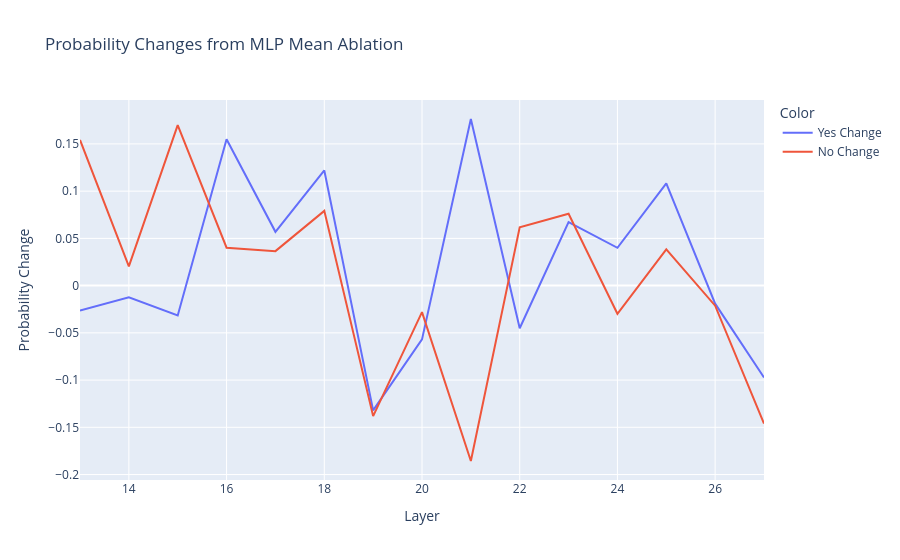
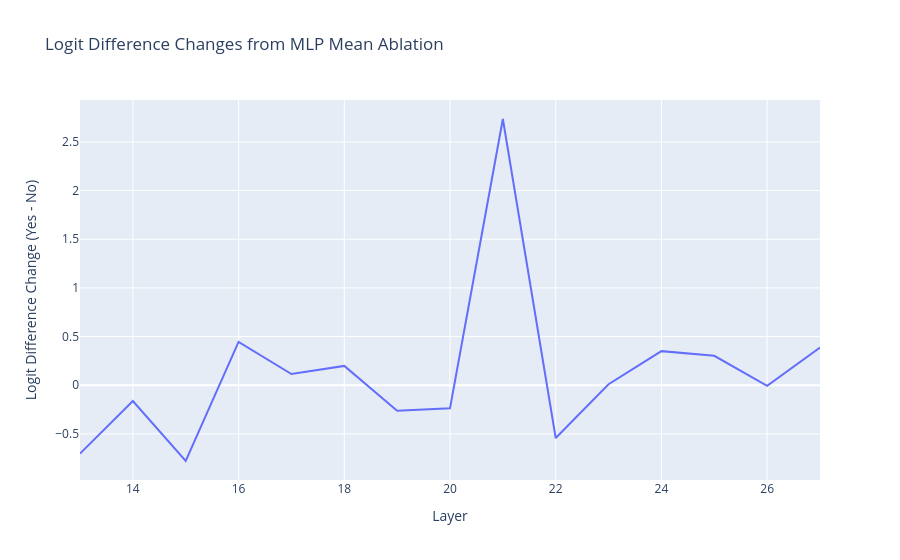

These figures' notebook cell, in order:
### Code cell
import torch
import numpy as np
from transformer_lens import HookedTransformer
from neel_plotly import *


tokens = model.to_tokens(prompt)

# Get baseline (clean) run
clean_logits, clean_cache = model.run_with_cache(tokens)
yes_token = model.to_single_token("Yes")
no_token = model.to_single_token("No")

# Get baseline probabilities
clean_probs = torch.softmax(clean_logits[0, -1, :], dim=-1)
baseline_yes_prob = clean_probs[yes_token].item()
baseline_no_prob = clean_probs[no_token].item()
baseline_logit_diff = (clean_logits[0, -1, yes_token] - clean_logits[0, -1, no_token]).item()

print(f"Baseline - Yes: {baseline_yes_prob:.3f}, No: {baseline_no_prob:.3f}")
print(f"Baseline logit difference (Yes - No): {baseline_logit_diff:.3f}")

# Function to create mean ablation hook for a specific MLP layer
def create_mlp_ablation_hook(layer_idx, clean_cache):
    """Creates a hook that replaces MLP output with its mean across sequence positions"""
    def ablation_hook(mlp_out, hook):
        # mlp_out shape: [batch, seq_len, d_model]
        # Replace with mean across sequence dimension
        mean_activation = clean_cache[f"blocks.{layer_idx}.mlp.hook_post"].mean(dim=1, keepdim=True)
        # Broadcast to all sequence positions
        mlp_out[:] = mean_activation
        return mlp_out
    return ablation_hook

# Test ablation of individual MLP layers
n_layers = model.cfg.n_layers
layer_results = []
layers_to_test = range(max(0, n_layers-15), n_layers)  # Test last 15 layers

print(f"\nTesting ablation of MLP layers {min(layers_to_test)} to {max(layers_to_test)}:")
print("-" * 60)

for layer_idx in layers_to_test:
    # Create the ablation hook
    hook_fn = create_mlp_ablation_hook(layer_idx, clean_cache)
    
    # Run with ablation
    with model.hooks(fwd_hooks=[(f"blocks.{layer_idx}.mlp.hook_post", hook_fn)]):
        ablated_logits = model(tokens)
    
    # Calculate results
    ablated_probs = torch.softmax(ablated_logits[0, -1, :], dim=-1)
    ablated_yes_prob = ablated_probs[yes_token].item()
    ablated_no_prob = ablated_probs[no_token].item()
    ablated_logit_diff = (ablated_logits[0, -1, yes_token] - ablated_logits[0, -1, no_token]).item()
    
    # Calculate changes
    yes_prob_change = ablated_yes_prob - baseline_yes_prob
    no_prob_change = ablated_no_prob - baseline_no_prob
    logit_diff_change = ablated_logit_diff - baseline_logit_diff
    
    layer_results.append({
        'layer': layer_idx,
        'yes_prob_change': yes_prob_change,
        'no_prob_change': no_prob_change,
        'logit_diff_change': logit_diff_change,
        'ablated_yes_prob': ablated_yes_prob,
        'ablated_no_prob': ablated_no_prob
    })
    
    print(f"Layer {layer_idx:2d}: Yes Δ={yes_prob_change:+.3f}, No Δ={no_prob_change:+.3f}, "
          f"LogitDiff Δ={logit_diff_change:+.3f}")

# Convert to arrays for plotting
layers = [r['layer'] for r in layer_results]
yes_changes = [r['yes_prob_change'] for r in layer_results]
no_changes = [r['no_prob_change'] for r in layer_results]
logit_diff_changes = [r['logit_diff_change'] for r in layer_results]

# Plot probability changes
prob_changes = np.array([yes_changes, no_changes])
line(
    prob_changes,
    x=layers,
    title="Probability Changes from MLP Mean Ablation",
    xaxis="Layer",
    yaxis="Probability Change",
    line_labels=["Yes Change", "No Change"]
)

# Plot logit difference changes
line(
    logit_diff_changes,
    x=layers,
    title="Logit Difference Changes from MLP Mean Ablation",
    xaxis="Layer", 
    yaxis="Logit Difference Change (Yes - No)",
    line_labels=["Logit Diff Change"]
)

# Find most important layers
most_impactful = sorted(layer_results, key=lambda x: abs(x['logit_diff_change']), reverse=True)
print(f"\nMost impactful MLP layers (by absolute logit difference change):")
print("-" * 60)
for i, result in enumerate(most_impactful[:5]):
    print(f"{i+1}. Layer {result['layer']}: Logit diff change = {result['logit_diff_change']:+.3f}")
    print(f"   Final probs after ablation - Yes: {result['ablated_yes_prob']:.3f}, No: {result['ablated_no_prob']:.3f}")

# Test multiple layer ablation for the most impactful layers
#print(f"\nTesting simultaneous ablation of top 1 most impactful layer:")
top_3_layers = [r['layer'] for r in most_impactful[:1]]
print(f"Ablating layer: {top_3_layers}")

# Create multiple hooks
hooks = []
for layer_idx in top_3_layers:
    hook_fn = create_mlp_ablation_hook(layer_idx, clean_cache)
    hooks.append((f"blocks.{layer_idx}.mlp.hook_post", hook_fn))

# Run with multiple ablations
with model.hooks(fwd_hooks=hooks):
    multi_ablated_logits = model(tokens)

multi_ablated_probs = torch.softmax(multi_ablated_logits[0, -1, :], dim=-1)
multi_yes_prob = multi_ablated_probs[yes_token].item()
multi_no_prob = multi_ablated_probs[no_token].item()
multi_logit_diff = (multi_ablated_logits[0, -1, yes_token] - multi_ablated_logits[0, -1, no_token]).item()

print(f"Results with top 1 layer ablated:")
print(f"Yes: {baseline_yes_prob:.3f} → {multi_yes_prob:.3f} (Δ={multi_yes_prob-baseline_yes_prob:+.3f})")
print(f"No:  {baseline_no_prob:.3f} → {multi_no_prob:.3f} (Δ={multi_no_prob-baseline_no_prob:+.3f})")
print(f"Logit diff: {baseline_logit_diff:.3f} → {multi_logit_diff:.3f} (Δ={multi_logit_diff-baseline_logit_diff:+.3f})")

# Check if decision flipped
baseline_decision = "Yes" if baseline_yes_prob > baseline_no_prob else "No"
multi_ablated_decision = "Yes" if multi_yes_prob > multi_no_prob else "No"
print(f"\nDecision change: {baseline_decision} → {multi_ablated_decision}")
if baseline_decision != multi_ablated_decision:
    print("🔥 DECISION FLIPPED! These MLP layers are causally important.")
else:
    print("Decision unchanged, but probabilities shifted.")

### Figure 1 — Plotly figure (JSON) as saved in the notebook; plotly's stock layout.template omitted (floating-point values rounded to 4 significant figures)
{"data": [{"hovertemplate": "Color=Yes Change<br>Layer=%{x}<br>Probability Change=%{y}<extra></extra>", "legendgroup": "0", "line": {"color": "#636efa", "dash": "solid"}, "marker": {"symbol": "circle"}, "mode": "lines", "name": "Yes Change", "orientation": "v", "showlegend": true, "type": "scatter", "x": [13, 14, 15, 16, 17, 18, 19, 20, 21, 22, 23, 24, 25, 26, 27], "xaxis": "x", "y": [-0.02629, -0.01239, -0.03157, 0.155, 0.05696, 0.1219, -0.1321, -0.05695, 0.1764, -0.04514, 0.06727, 0.04004, 0.1082, -0.0191, -0.09723], "yaxis": "y"}, {"hovertemplate": "Color=No Change<br>Layer=%{x}<br>Probability Change=%{y}<extra></extra>", "legendgroup": "1", "line": {"color": "#EF553B", "dash": "solid"}, "marker": {"symbol": "circle"}, "mode": "lines", "name": "No Change", "orientation": "v", "showlegend": true, "type": "scatter", "x": [13, 14, 15, 16, 17, 18, 19, 20, 21, 22, 23, 24, 25, 26, 27], "xaxis": "x", "y": [0.1543, 0.02045, 0.1698, 0.04013, 0.0365, 0.07912, -0.1382, -0.02807, -0.1857, 0.06177, 0.07608, -0.02981, 0.03845, -0.02124, -0.146], "yaxis": "y"}], "layout": {"legend": {"title": {"text": "Color"}, "tracegroupgap": 0}, "title": {"text": "Probability Changes from MLP Mean Ablation"}, "xaxis": {"anchor": "y", "domain": [0, 1], "title": {"text": "Layer"}}, "yaxis": {"anchor": "x", "domain": [0, 1], "title": {"text": "Probability Change"}}}}

### Figure 2 — Plotly figure (JSON) as saved in the notebook; plotly's stock layout.template omitted (floating-point values rounded to 4 significant figures)
{"data": [{"hovertemplate": "Layer=%{x}<br>Logit Difference Change (Yes - No)=%{y}<extra></extra>", "legendgroup": "", "line": {"color": "#636efa", "dash": "solid"}, "marker": {"symbol": "circle"}, "mode": "lines", "name": "Logit Diff Change", "orientation": "v", "showlegend": false, "type": "scatter", "x": [13, 14, 15, 16, 17, 18, 19, 20, 21, 22, 23, 24, 25, 26, 27], "xaxis": "x", "y": [-0.7017, -0.1625, -0.778, 0.4459, 0.1153, 0.1989, -0.2615, -0.2362, 2.735, -0.5414, 0.01042, 0.3505, 0.3025, -0.006357, 0.387], "yaxis": "y"}], "layout": {"legend": {"tracegroupgap": 0}, "title": {"text": "Logit Difference Changes from MLP Mean Ablation"}, "xaxis": {"anchor": "y", "domain": [0, 1], "title": {"text": "Layer"}}, "yaxis": {"anchor": "x", "domain": [0, 1], "title": {"text": "Logit Difference Change (Yes - No)"}}}}
